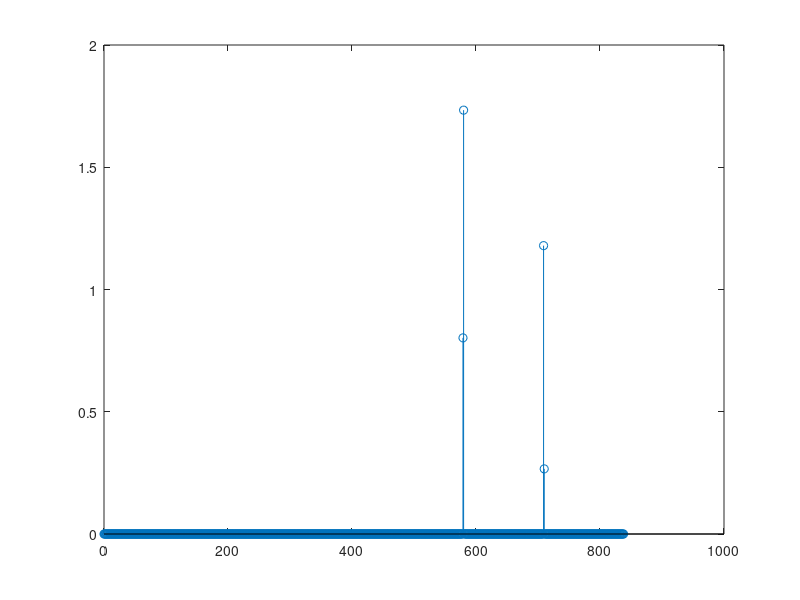
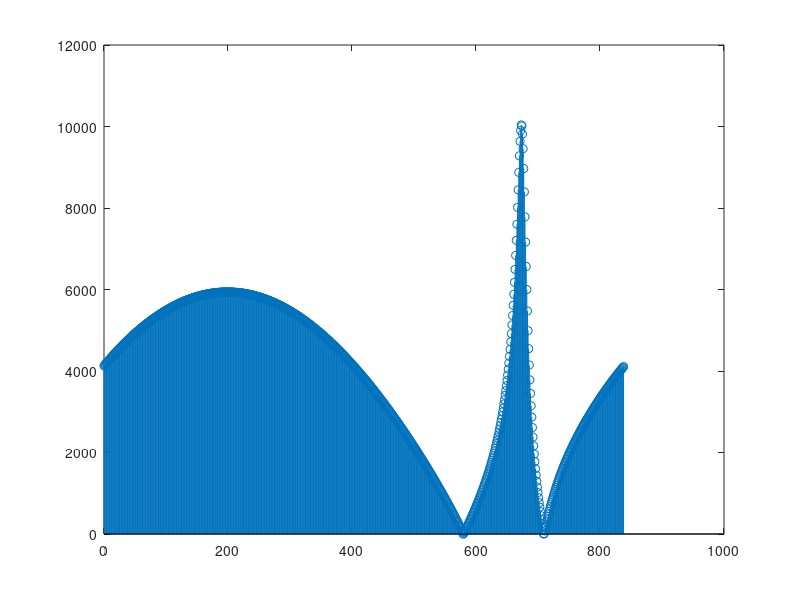

Write MATLAB code to recreate these figures, in order.
clear all;clc;close all;

% ------- Definitions -------
u = 129;
Nzc = 839;
NIFFT = 2048;
NIDFT = 24576;
NSUBFRAME = 30720;
Ncp = 3168;
NG = 2976;
v = [10 20];
Ncs = 13;
position = [710 580];

K = 2; % Number of Tranmitters, i.e., UEs or number of single-antenna terminals.

prach_offset = 10;

signal = complex(0,0)*zeros(1,NIFFT);
xuv = complex(0,0)*zeros(1,Nzc);

preambles = complex(zeros(K,NSUBFRAME),zeros(K,NSUBFRAME));

show_figures = false;

% ------- Generate Root Zadoff-Chu sequence. -------
n = [0:1:(Nzc-1)];
xu_root = exp(-1i*(pi*u.*n.*(n+1))./Nzc);

%% ****************************** PRACH Transmission ******************************
for i=1:1:K
    
    % ------- Apply Cyclic Shift to Root Zadoff-Chu sequence. -------
    Cv = v(i)*Ncs;
    xuv = xu_root(mod((n+Cv),Nzc)+1);
    
    % ------- Apply DFT to the Preamble. -------
    Xuv = fft(xuv,Nzc);
    
    % ------- Subcarrier Mapping. -------
    bb_signal = [complex(zeros(1,prach_offset),zeros(1,prach_offset)), Xuv, complex(zeros(1,NIDFT-prach_offset-Nzc),zeros(1,NIDFT-prach_offset-Nzc))];
    
    % ------- Apply IDFT to the Baseband Signal. -------
    prach = ifft(bb_signal,NIDFT);
    
    % ------- Add CP. -------
    prach_cp = [prach(NIDFT-Ncp+1:NIDFT), prach];
    
    % ------- Add Guard-time (GT) interval. -------
    y = [prach_cp, zeros(1,NG)];
    
    if(show_figures)
        figure(4);
        stem(0:1:NIDFT-1,abs(fft(y(Ncp+1:NIDFT+Ncp),NIDFT)));
        title('Transmitted PRACH signal.');
    end
    
    preambles(i,:) = y;
      
end

%% *************************** Multipath Rayleigh Channel ***************************
delay_zcorr1 = 1;
delay1 = delay_zcorr1*30;

h110 = 0.5 + 1i*0.8;
h120 = 0.7 + 1i*0.3;

h111 = 0.2 + 1i*0.2;
h121 = 0.4 + 1i*0.6;

energy0 = (abs(h110).^2 + abs(h120).^2) / 2;
normalization_factor0 = 1/sqrt(energy0);

energy1 = (abs(h111).^2 + abs(h121).^2) / 2;
normalization_factor1 = 1/sqrt(energy1);

h110 = h110*normalization_factor0;
h120 = h120*normalization_factor0;

h111 = h111*normalization_factor1;
h121 = h121*normalization_factor1;

energy0 = (abs(h110).^2 + abs(h120).^2) / 2;
energy1 = (abs(h111).^2 + abs(h121).^2) / 2;

if(delay1 > 0)
    delayed_preambles = (h111*[complex(zeros(1,delay1),zeros(1,delay1)), preambles(1,1:end-delay1)]) + (h121*[complex(zeros(1,delay1),zeros(1,delay1)), preambles(2,1:end-delay1)]);  
    los_signal = (h110*preambles(1,:) + h120*preambles(2,:)); % line of sight.
    %delayed_preambles = (1*[complex(zeros(1,delay1),zeros(1,delay1)), preambles(1,1:end-delay1)]) + (1*[complex(zeros(1,delay1),zeros(1,delay1)), preambles(2,1:end-delay1)]);  
    %los_signal = (1*preambles(1,:) + 1*preambles(2,:)); % line of sight.  
    y_channel = los_signal + delayed_preambles;   
else
    y_channel = h110*preambles(1,:) + h120*preambles(2,:);
end

%y_channel = preambles(1,:) + preambles(2,:);

%% ****************************** PRACH Reception ******************************

% ------- CP and GT Removal. -------
rec_signal = y_channel(Ncp+1:NIDFT+Ncp);

if(show_figures)
    figure(5);
    stem(0:1:NIDFT-1,abs(fft(rec_signal,NIDFT)));
    title('Received base-band signal');
end

% ------- Apply DFT to received signal. -------
rec_fft = fft(rec_signal,NIDFT);

% ------- Sub-carrier de-mapping. -------
rec_Xuv = rec_fft(prach_offset+1:prach_offset+Nzc);

% ------- Apply DFT to Root Zadoff-Chu sequence. -------
Xu_root = fft(xu_root, Nzc);

% ------- Multiply Local Zadoff-Chu root sequence by received sequence. -------
conj_Xu_root = conj(Xu_root);
multiplied_sequences = (rec_Xuv.*conj_Xu_root);

% ------- Squared modulus used for peak detection. -------
NIFFT_CORR = 839;
pdp_freq = ifft(multiplied_sequences,NIFFT_CORR)/Nzc;
pdp_freq_adjusted = pdp_freq;

%% --------------------------------------------------------------------------
if(1) % Apenas um pico por vez
    PDP_ADJUST_FACTOR_0 = 0.977031037663614 + 0.003275798772592i; % delay 0   
    PDP_ADJUST_FACTOR_1 = 0.989338652615384 + 0.152095818347174i; % delay 1
    PDP_ADJUST_FACTOR_2 = 0.957498745916891 + 0.301528270811912i; % delay 2
    PDP_ADJUST_FACTOR_3 = 0.904911629047376 + 0.445660126688108i; % delay 3
    PDP_ADJUST_FACTOR_10 = 0.050047412688511 + 1.101839958815881i; % delay 10
    PDP_ADJUST_FACTOR_13 = -0.473961715008805 + 1.083869828182508i; % delay 13
    
    pdp_freq_adjusted(position(1)) = PDP_ADJUST_FACTOR_0*pdp_freq_adjusted(position(1));
    pdp_freq_adjusted(position(2)) = PDP_ADJUST_FACTOR_0*pdp_freq_adjusted(position(2));
    if(delay1 > 0)
        pdp_freq_adjusted(position(1)+delay_zcorr1) = (PDP_ADJUST_FACTOR_1)*pdp_freq_adjusted(position(1)+delay_zcorr1);
        pdp_freq_adjusted(position(2)+delay_zcorr1) = (PDP_ADJUST_FACTOR_1)*pdp_freq_adjusted(position(2)+delay_zcorr1);
    end
    
end

%% -------------------------------------------------------------------------
pdp = abs(pdp_freq_adjusted).^2;

figure;
stem(0:1:NIFFT_CORR-1,pdp)
%stem(0:1:NIFFT_CORR-1,pdp_freq_adjusted)

figure;
pdp_freq_adjusted_inv=1./pdp_freq_adjusted;
stem(0:1:NIFFT_CORR-1,abs(pdp_freq_adjusted_inv))
% 
% h110
% h111
% h112
% pdp_freq_adjusted(710)
% pdp_freq_adjusted(710+delay_zcorr1)
% pdp_freq_adjusted(710+delay_zcorr2)

